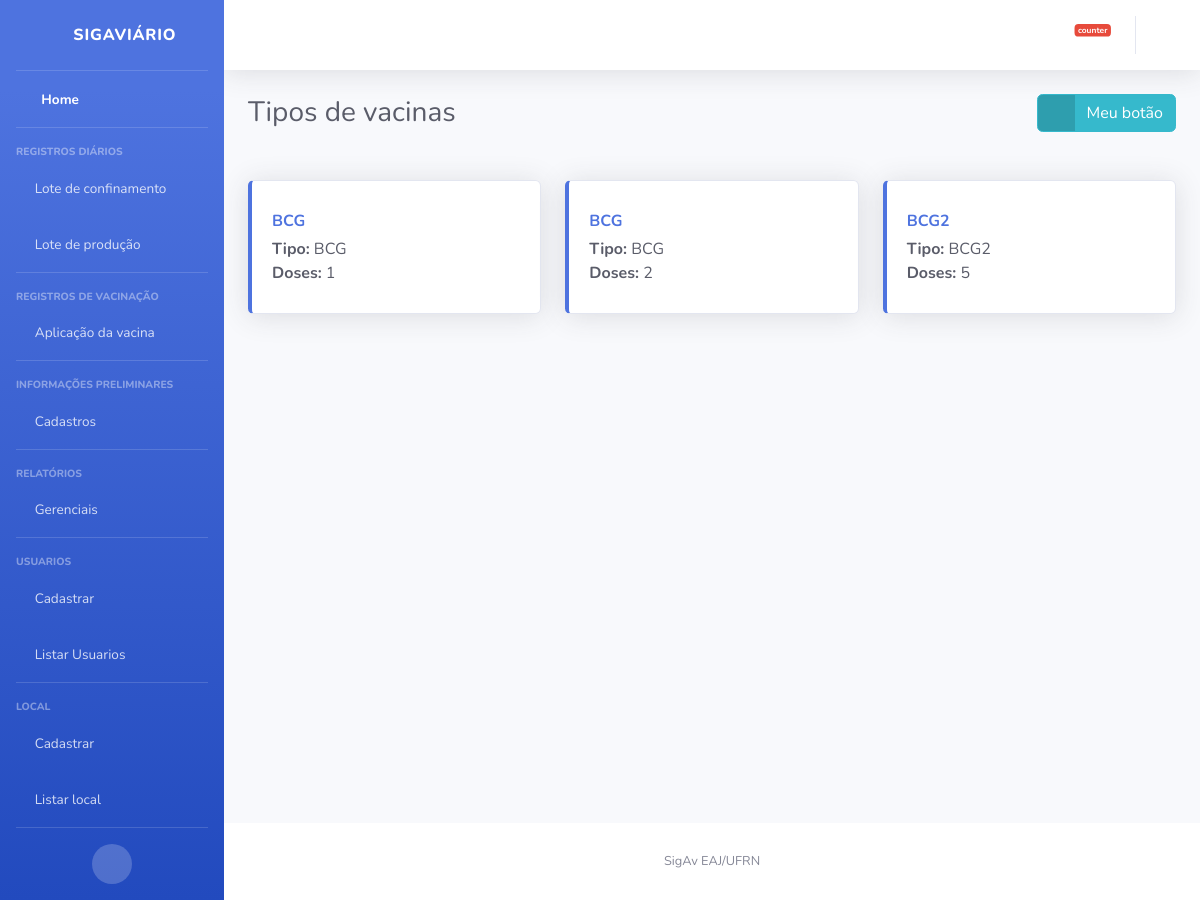
Page /vacina/listar/ on the earlier database version.
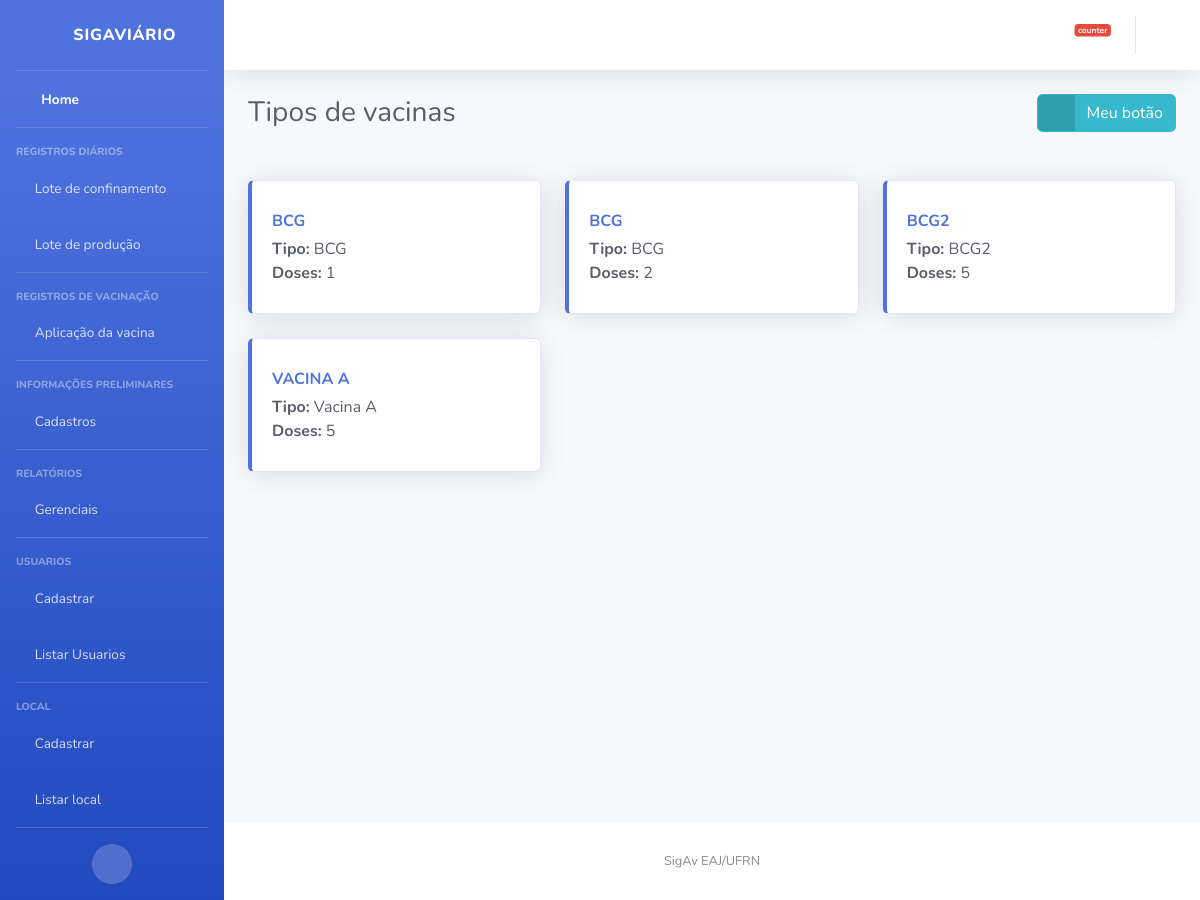
Same page on the later database version.
### vacina/models.py (models this page shows, shortened)
class Vacina(models.Model):
    tipo = models.CharField(max_length=100)
    doses = models.PositiveIntegerField()
    class Meta:
        ordering = ('tipo',)

### vacina/views.py (the view)
# urls.py: path('listar/', views.ListarVacina.as_view(), name='listar'),
class ListarVacina(ListView):
    model = Vacina
    template_name = 'vacina/listar.html'

### templates/vacina/listar.html
{% extends "base.html" %}
{% block titulo %}
Tipos de vacinas
{% endblock %}
{% block titulo_lateral %}
<a href="#" class="btn btn-info btn-icon-split">
    <span class="icon text-white-50">
      <i class="fas fa-info-circle"></i>
    </span>
    <span class="text">Meu botão</span>
  </a>
{% endblock %}
{% block conteudo %}
    {% if object_list %}
        {% for vacina in object_list %}
       {%if forloop.counter0|divisibleby:3 %}
        <br>
       <div class="row">
       {%endif%}
                <div class="col-lg-4 col-md-6">
                  <a href="" style="text-decoration: none;">
                    <div class="card border-left-primary shadow h-100 py-2">
                      <div class="card-body">
                        <div class="row no-gutters align-items-center">
                          <div class="col mr-2">
                            <div class="text-m font-weight-bold text-primary text-uppercase mb-1">{{vacina.tipo}}</div>
                            <div class="mb-0 text-gray-800"><strong>Tipo:</strong> {{vacina.tipo}}</div>
                            <div class="mb-0 text-gray-800"><strong>Doses:</strong> {{vacina.doses}}</div>
                          </div>
                          <div class="col-auto">
                            <i class="fas fa-syringe fa-3x" style="color:#007bff"></i>
                          </div>
                        </div>
                      </div>
                    </div>
                  </a>
                </div>
    {%if forloop.counter|divisibleby:3 %}
        </div>
        {% endif %}
        {% endfor %}
     {% if not object_list|length|divisibleby:3 %}
      </div>
     {% endif %}
    {% else %}
        <p>Não há produção.</p>
    {% endif %}
{% endblock %}

Differences in the rows shown:
added Vacina: tipo "VACINA A", tipo "Vacina A", doses "5"
